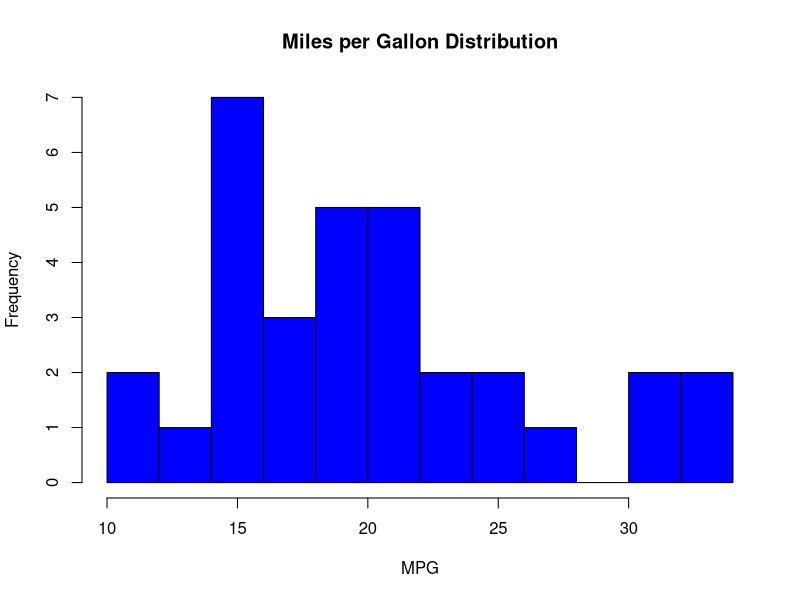
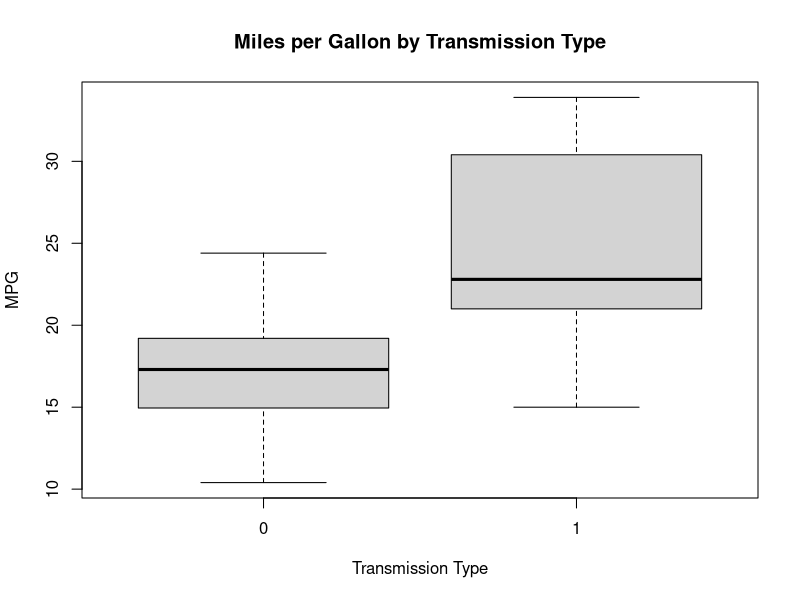

R code for these plots, in order:
## ---- chunk 1
hist(mtcars$mpg, breaks = 10, xlab = "MPG", main = "Miles per Gallon Distribution", col = "blue")
## ---- chunk 2
boxplot(mpg ~ am, data = mtcars, main = "Miles per Gallon by Transmission Type", xlab = "Transmission Type", ylab = "MPG")
